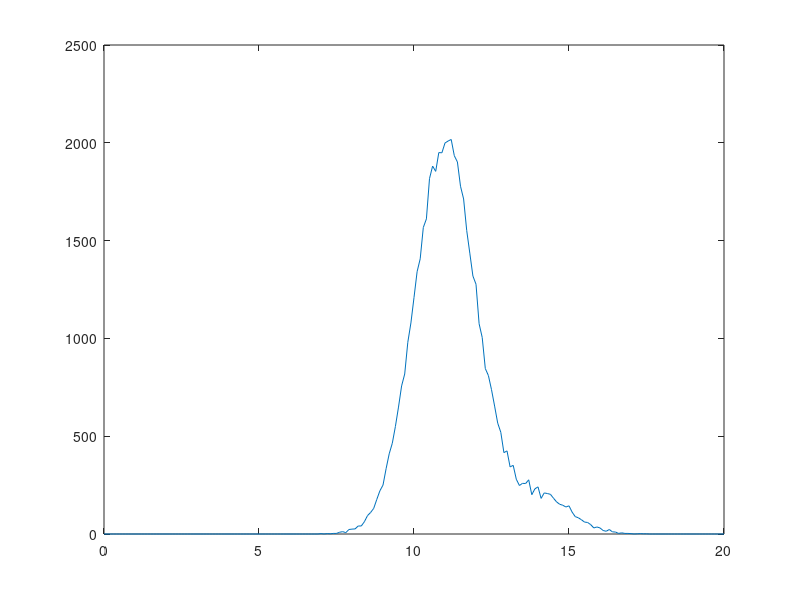

The MATLAB script that drew this image: (Note: this script raises an error after producing the figure.)
clear all
close all
e=[randn(1,5000)+14 randn(1,50000)+11];
[y,x]=hist(e,[0:0.1:20]);
plot(x,y)
drawnow
rect=getrect;
if size(x,1)==1 
    x=x';
    y=y';
end

PESI=zeros(size(x));
PESI(find(x<(rect(1)+rect(3)) & x> rect(1)))=1;
ym=fittype('a1*exp(-(x-b1)^2/c1)+a2*exp(-(x-b2)^2/c2)+d','coeff',{'a1','b1','c1','a2','b2','c2','d'});
%f0=fit(x,y,ym,'StartPoint',[(rect(2)+rect(4)) rect(1)+rect(3)/2 rect(3)/4 (rect(2)+rect(4)) rect(1)+rect(3)/2 rect(3)/4 rect(2)],'Weight',PESI);
f0=fit(x,y,ym,'StartPoint',[2000 11 2 200 14 2 0],'Weight',PESI);

yfit=(f0.a1)*exp(-(x-f0.b1).^2/(f0.c1))+(f0.a2)*exp(-(x-f0.b2).^2/(f0.c2))+(f0.d);
hold on
plot(x,yfit.*PESI,'r')
f0
f1 = (f0.a1)*exp(-(x-f0.b1).^2/(f0.c1));
f2 = (f0.a2)*exp(-(x-f0.b2).^2/(f0.c2));
figure(7)
plot(x,f1)
hold on
plot(x,f2)
hold on
plot(x,f1+f2)
% f0.a1)*exp(-(x-f0.b1).^2/(f0.c1))
% 
% ym=fittype('a*exp(-((x-b)/c)^2)+d','coeff',{'a','b','c','d'});
% f0=fit(x,y,ym,'StartPoint',[(rect(2)+rect(4)) rect(1)+rect(3)/2 rect(3)/4 rect(1)]);
% 
% FWHM_P=f0.c/sqrt(2)*2.36/f0.b*100
